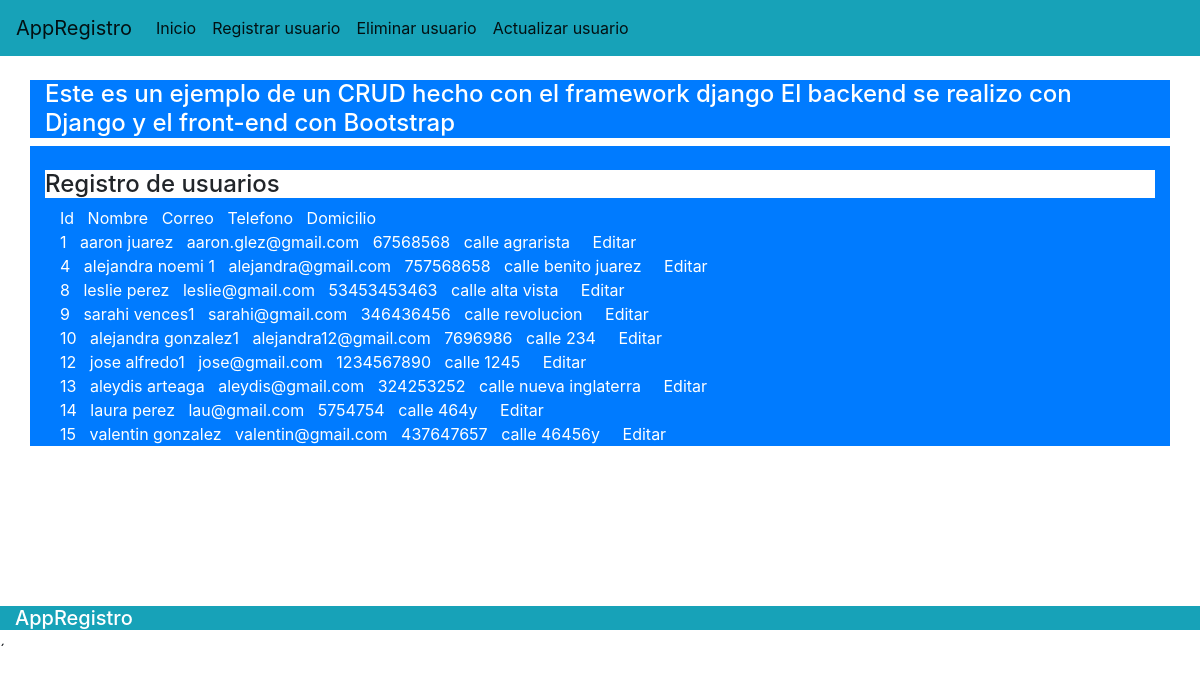
The page / on the database its author committed.
### appregistro/models.py (models this page shows)
class Registro(models.Model):
    nombre=models.CharField(max_length=30)
    correo=models.CharField(max_length=30)
    telefono=models.IntegerField()
    domicilio=models.CharField(max_length=100)

### appregistro/views.py (the view)
# urls.py: path('', views.inicio, name="inicio" ),
def inicio(request):
    form=RegistroForm()
    registro=Registro.objects.all()
    return render(request, "index.html", {"form":form, 'registro':registro})

### appregistro/templates/index.html (shortened to what this page needs)
<!DOCTYPE html>
<html lang="en">
<head>
    {% load bootstrap4 %}
    {% bootstrap_css %}
</head>
<body>
    <nav class="navbar navbar-expand-lg navbar-light bg-info">
        <a class="navbar-brand" href={% url 'inicio'  %}>AppRegistro</a>
        <div class="collapse navbar-collapse" id="navbarNavAltMarkup">
          <div class="navbar-nav">
            <a class="nav-item nav-link active" href={% url 'inicio' %}>Inicio <span class="sr-only">(current)</span></a>
            <a class="nav-item nav-link active" href={% url 'registrar' %}>Registrar usuario</a>
            <a class="nav-item nav-link active" href={% url 'eliminar' %}>Eliminar usuario</a>
            <a class="nav-item nav-link active" href={% url 'actualizar' %}>Actualizar usuario</a>
          </div>
        </div>
    </nav>
    <br/>
        <div class="container bg-primary text-white">
          <h4>Este es un ejemplo de un CRUD hecho con el framework django
            El backend se realizo con Django y el front-end con Bootstrap
          </h4>
        </div>
        <div class="">
          <div class="container bg-primary">
            <br>
            <h4 class="bg-white ">Registro de usuarios</h4>
            {% if registro  %}
            <ul class="container  text-white" style="list-style: none">
              <li>Id &nbsp; Nombre &nbsp; Correo &nbsp; Telefono &nbsp; Domicilio</li>
              {% for items in registro %}
              <li>{{ items.id  }} &nbsp;  {{items.nombre}} &nbsp;  {{items.correo}} &nbsp; {{items.telefono}} &nbsp; {{items.domicilio}}  &nbsp; &nbsp; <a class="text-white" href="/actualizar/{{items.id}}">Editar </a> </li>
              {% endfor %}
          </ul>
          {% else %}
          <p>No existen registros en la base de datos</p>
          {% endif %}
          </div>
        </div>
    <br>
    <br/>
    <br/>
    <br/>
    <br/>
    <br/>
   <footer>
    <div class="container-fluid bg-info text-white">
        <h5>AppRegistro</h5>
     </div>´
    </footer>
</body>
</html>

### rows shown on the page
Registro: id "1", nombre "aaron juarez", correo "aaron.glez@gmail.com", telefono "67568568", domicilio "calle agrarista"
Registro: id "4", nombre "alejandra noemi 1", correo "alejandra@gmail.com", telefono "757568658", domicilio "calle benito juarez"
Registro: id "8", nombre "leslie perez", correo "leslie@gmail.com", telefono "53453453463", domicilio "calle alta vista"
Registro: id "9", nombre "sarahi vences1", correo "sarahi@gmail.com", telefono "346436456", domicilio "calle revolucion"
Registro: id "10", nombre "alejandra gonzalez1", correo "alejandra12@gmail.com", telefono "7696986", domicilio "calle 234"
Registro: id "12", nombre "jose alfredo1", correo "jose@gmail.com", telefono "1234567890", domicilio "calle 1245"
Registro: id "13", nombre "aleydis arteaga", correo "aleydis@gmail.com", telefono "324253252", domicilio "calle nueva inglaterra"
Registro: id "14", nombre "laura perez", correo "lau@gmail.com", telefono "5754754", domicilio "calle 464y"
Registro: id "15", nombre "valentin gonzalez", correo "valentin@gmail.com", telefono "437647657", domicilio "calle 46456y"
